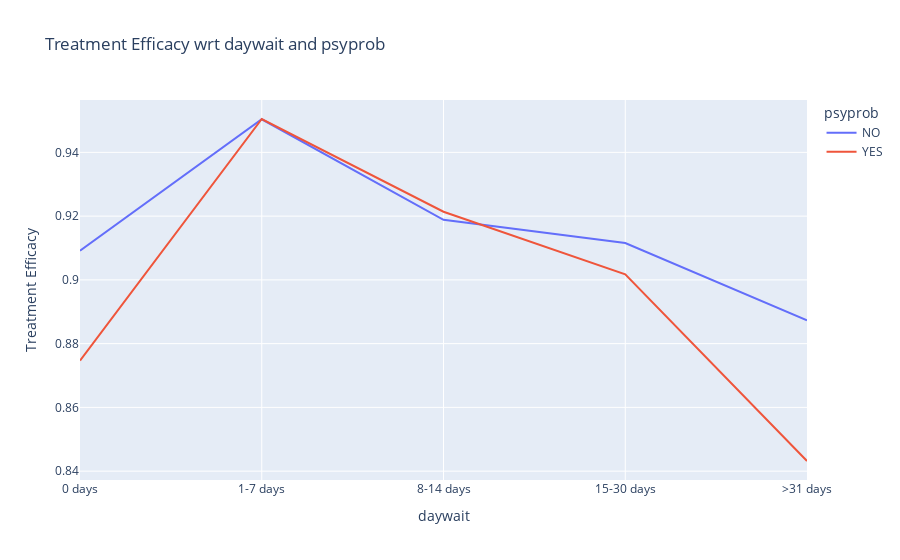

This figure's notebook cell:
### Code cell
plot_hue_plotly(df_cw,'psyprob','daywait','combining_efficacy')

### Figure 1 — Plotly figure (JSON) as saved in the notebook; plotly's stock layout.template omitted (floating-point values rounded to 4 significant figures)
{"data": [{"mode": "lines", "name": "NO", "type": "scatter", "x": ["0 days", "1-7 days", "8-14 days", "15-30 days", ">31 days"], "y": [0.9091, 0.9504, 0.9188, 0.9116, 0.8873]}, {"mode": "lines", "name": "YES", "type": "scatter", "x": ["0 days", "1-7 days", "8-14 days", "15-30 days", ">31 days"], "y": [0.8747, 0.9505, 0.9214, 0.9017, 0.8432]}], "layout": {"legend": {"title": {"text": "psyprob"}}, "title": {"text": "Treatment Efficacy wrt daywait and psyprob"}, "xaxis": {"title": {"text": "daywait"}}, "yaxis": {"title": {"text": "Treatment Efficacy"}}}}
